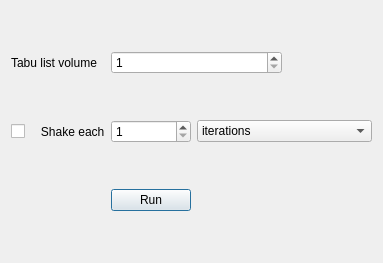
<?xml version="1.0" encoding="UTF-8"?>
<ui version="4.0">
 <class>TSRADialog</class>
 <widget class="QDialog" name="TSRADialog">
  <property name="geometry">
   <rect>
    <x>0</x>
    <y>0</y>
    <width>370</width>
    <height>263</height>
   </rect>
  </property>
  <property name="windowTitle">
   <string>Tabu Search Random Algorithm</string>
  </property>
  <layout class="QGridLayout" name="gridLayout">
   <item row="0" column="1" colspan="2">
    <layout class="QVBoxLayout" name="verticalLayout">
     <item>
      <widget class="QSpinBox" name="spinBox">
       <property name="minimum">
        <number>1</number>
       </property>
       <property name="maximum">
        <number>10000</number>
       </property>
      </widget>
     </item>
    </layout>
   </item>
   <item row="0" column="0">
    <layout class="QVBoxLayout" name="verticalLayout_2">
     <item>
      <widget class="QLabel" name="label">
       <property name="text">
        <string>Tabu list volume</string>
       </property>
      </widget>
     </item>
    </layout>
   </item>
   <item row="1" column="2" colspan="2">
    <layout class="QHBoxLayout" name="horizontalLayout">
     <item>
      <widget class="QComboBox" name="comboBox">
       <item>
        <property name="text">
         <string>iterations</string>
        </property>
       </item>
       <item>
        <property name="text">
         <string>iterations without changing</string>
        </property>
       </item>
      </widget>
     </item>
    </layout>
   </item>
   <item row="1" column="0">
    <layout class="QHBoxLayout" name="horizontalLayout_3">
     <item>
      <widget class="QCheckBox" name="checkBox">
       <property name="text">
        <string/>
       </property>
       <property name="checked">
        <bool>false</bool>
       </property>
      </widget>
     </item>
     <item>
      <widget class="QLabel" name="label_2">
       <property name="text">
        <string>   Shake each</string>
       </property>
      </widget>
     </item>
    </layout>
   </item>
   <item row="1" column="1">
    <layout class="QVBoxLayout" name="verticalLayout_4">
     <item>
      <widget class="QSpinBox" name="spinBox_2">
       <property name="minimum">
        <number>1</number>
       </property>
       <property name="maximum">
        <number>500000</number>
       </property>
      </widget>
     </item>
    </layout>
   </item>
   <item row="2" column="1">
    <layout class="QHBoxLayout" name="horizontalLayout_2">
     <item>
      <widget class="QPushButton" name="pushButton">
       <property name="text">
        <string>Run</string>
       </property>
      </widget>
     </item>
    </layout>
   </item>
  </layout>
 </widget>
 <resources>
  <include location="resources.qrc"/>
 </resources>
 <connections>
  <connection>
   <sender>pushButton</sender>
   <signal>clicked()</signal>
   <receiver>TSRADialog</receiver>
   <slot>slot2()</slot>
   <hints>
    <hint type="sourcelabel">
     <x>168</x>
     <y>225</y>
    </hint>
    <hint type="destinationlabel">
     <x>58</x>
     <y>141</y>
    </hint>
   </hints>
  </connection>
  <connection>
   <sender>spinBox</sender>
   <signal>valueChanged(QString)</signal>
   <receiver>TSRADialog</receiver>
   <slot>slot1()</slot>
   <hints>
    <hint type="sourcelabel">
     <x>234</x>
     <y>57</y>
    </hint>
    <hint type="destinationlabel">
     <x>254</x>
     <y>137</y>
    </hint>
   </hints>
  </connection>
  <connection>
   <sender>checkBox</sender>
   <signal>clicked(bool)</signal>
   <receiver>TSRADialog</receiver>
   <slot>slot4()</slot>
   <hints>
    <hint type="sourcelabel">
     <x>22</x>
     <y>127</y>
    </hint>
    <hint type="destinationlabel">
     <x>70</x>
     <y>98</y>
    </hint>
   </hints>
  </connection>
 </connections>
 <slots>
  <slot>run()</slot>
  <slot>draw_metamodels()</slot>
  <slot>use_metamodels()</slot>
  <slot>loadAlgConf()</slot>
  <slot>openDialog()</slot>
  <slot>change_metamodel()</slot>
  <slot>changePCPersent()</slot>
  <slot>showMetamodelsRes()</slot>
  <slot>slot1()</slot>
  <slot>slot2()</slot>
  <slot>slot3()</slot>
  <slot>slot4()</slot>
 </slots>
</ui>
